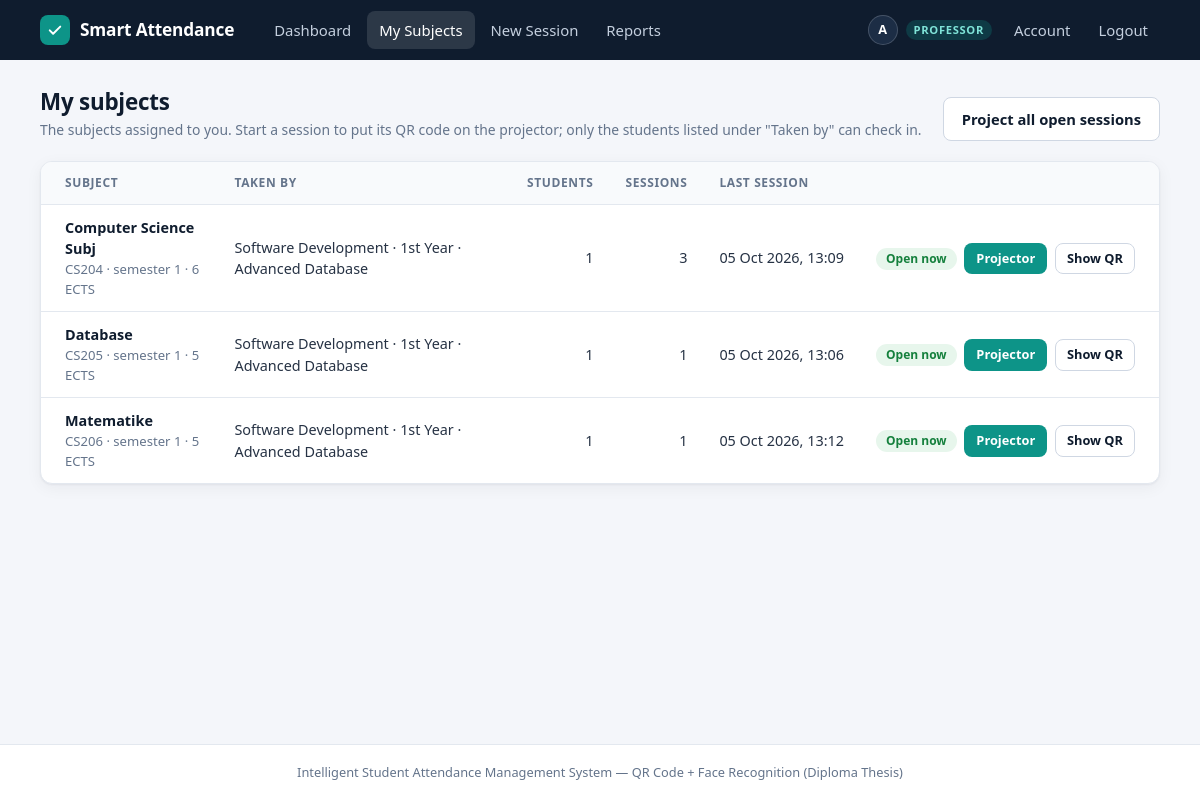
/professor/subjects (signed in), run on the app's committed database.
### tables this page shows
CREATE TABLE "users" (
        id            INTEGER PRIMARY KEY AUTOINCREMENT,
        full_name     TEXT NOT NULL,
        email         TEXT NOT NULL UNIQUE,
        password_hash TEXT NOT NULL,
        role          TEXT NOT NULL CHECK(role IN ('admin', 'professor', 'student')),
        student_id    TEXT,                 -- university/matriculation number (students only)
        face_encoding TEXT,                 -- JSON array of 128 floats (students only)
        is_active     INTEGER NOT NULL DEFAULT 1,            -- 0 = account disabled by an admin
        must_change_password INTEGER NOT NULL DEFAULT 0,     -- 1 = temporary password in use
        created_at    TIMESTAMP DEFAULT CURRENT_TIMESTAMP
    , face_photo TEXT, first_name TEXT, last_name TEXT, program_id INTEGER REFERENCES programs (id), study_year_id INTEGER REFERENCES study_years (id), specialisation_id INTEGER REFERENCES specialisations (id));

CREATE TABLE subjects (
        id          INTEGER PRIMARY KEY AUTOINCREMENT,
        code        TEXT NOT NULL UNIQUE,           -- e.g. "CS204"
        name        TEXT NOT NULL,
        description TEXT,
        ects        INTEGER,
        semester    INTEGER,
        is_active   INTEGER NOT NULL DEFAULT 1,
        created_at  TIMESTAMP DEFAULT CURRENT_TIMESTAMP
    );

CREATE TABLE subject_assignments (
        id                INTEGER PRIMARY KEY AUTOINCREMENT,
        subject_id        INTEGER NOT NULL REFERENCES subjects (id) ON DELETE CASCADE,
        program_id        INTEGER NOT NULL REFERENCES programs (id),
        study_year_id     INTEGER NOT NULL REFERENCES study_years (id),
        specialisation_id INTEGER REFERENCES specialisations (id)
    );

CREATE TABLE programs (
        id         INTEGER PRIMARY KEY AUTOINCREMENT,
        faculty_id INTEGER NOT NULL REFERENCES faculties (id),
        name       TEXT NOT NULL,
        is_active  INTEGER NOT NULL DEFAULT 1,
        UNIQUE (faculty_id, name)
    );

CREATE TABLE study_years (
        id        INTEGER PRIMARY KEY AUTOINCREMENT,
        number    INTEGER NOT NULL UNIQUE,          -- used for ordering
        name      TEXT NOT NULL,
        is_active INTEGER NOT NULL DEFAULT 1
    );

CREATE TABLE specialisations (
        id         INTEGER PRIMARY KEY AUTOINCREMENT,
        program_id INTEGER NOT NULL REFERENCES programs (id) ON DELETE CASCADE,
        name       TEXT NOT NULL,
        is_active  INTEGER NOT NULL DEFAULT 1,
        UNIQUE (program_id, name)
    );

### app.py (the view)
@app.route("/professor/subjects")
@role_required("professor")
def professor_subjects():
    db = get_db()
    subjects = db.execute(
        f"""SELECT sub.*,
                   (SELECT COUNT(*) FROM users u
                     WHERE u.role = 'student' AND u.is_active = 1
                       AND {academic.eligible_sql('sub.id')}) AS students,
                   (SELECT COUNT(*) FROM sessions s
                     WHERE s.subject_id = sub.id AND s.professor_id = sp.professor_id) AS sessions,
                   (SELECT MAX(s.created_at) FROM sessions s
                     WHERE s.subject_id = sub.id AND s.professor_id = sp.professor_id) AS last_session,
                   (SELECT s.id FROM sessions s
                     WHERE s.subject_id = sub.id AND s.professor_id = sp.professor_id AND s.is_active = 1
                     ORDER BY s.created_at DESC LIMIT 1) AS open_session
            FROM subjects sub
            JOIN subject_professors sp ON sp.subject_id = sub.id
            WHERE sp.professor_id = ?
            ORDER BY sub.is_active DESC, sub.name COLLATE NOCASE""",
        (g.user["id"],),
    ).fetchall()
    return render_template("professor_subjects.html", subjects=subjects, groups=academic.subject_groups(db))

### academic.py (called while the page is built)
def eligible_sql(subject, user="u"):
    return f"""COALESCE(
        (SELECT o.allowed FROM student_subject_overrides o
          WHERE o.student_id = {user}.id AND o.subject_id = {subject}),
        EXISTS (SELECT 1 FROM subject_assignments sa
                 WHERE sa.subject_id = {subject}
                   AND sa.program_id = {user}.program_id
                   AND sa.study_year_id = {user}.study_year_id
                   AND (sa.specialisation_id IS NULL
                        OR sa.specialisation_id = {user}.specialisation_id)))"""

def subject_groups(db):
    groups = {}
    for r in db.execute(
        """SELECT sa.subject_id, p.name AS program, y.name AS study_year, sp.name AS specialisation
           FROM subject_assignments sa
           JOIN programs p ON p.id = sa.program_id
           JOIN study_years y ON y.id = sa.study_year_id
           LEFT JOIN specialisations sp ON sp.id = sa.specialisation_id
           ORDER BY p.name COLLATE NOCASE, y.number"""
    ):
        groups.setdefault(r["subject_id"], []).append(r)
    return groups

### app.py (called while the page is built, shortened)
def csrf_token():
    if "_csrf" not in session:
        session["_csrf"] = secrets.token_hex(16)
    return session["_csrf"]

@app.before_request
def load_user_and_protect():
    g.user = None
    if request.endpoint == "static":
        return None
    user_id = session.get("user_id")
    if user_id is not None:
        g.user = get_db().execute("SELECT * FROM users WHERE id = ?", (user_id,)).fetchone()
        if g.user is None or not g.user["is_active"]:
            session.clear()
            g.user = None
            flash("Your account is no longer available. Please log in again.", "error")
    if g.user and g.user["must_change_password"] and request.endpoint not in ("account", "logout"):
        if request.is_json:
            return jsonify({"success": False, "message": "Please set a new password first."}), 403
        return redirect(url_for("account"))
    return None

@app.context_processor
def inject_globals():
    return {"current_user": g.get("user"), "csrf_token": csrf_token}

def to_local(value):
    if not value:
        return None
    if isinstance(value, str):
        value = datetime.strptime(value[:19], "%Y-%m-%d %H:%M:%S")
    return value.replace(tzinfo=timezone.utc).astimezone()

@app.template_filter("localtime")
def localtime_filter(value, fmt="%d %b %Y, %H:%M"):
    local = to_local(value)
    return local.strftime(fmt) if local else "-"

### templates/professor_subjects.html (shortened to what this page needs)
{% extends "base.html" %}
{% import "_macros.html" as ui with context %}
{% block content %}
<div class="page-header">
    <div>
        <h2>My subjects</h2>
        <p class="hint">The subjects assigned to you. Start a session to put its QR code on the projector; only the students listed under "Taken by" can check in.</p>
    </div>
    <div class="page-actions">
        <a href="{{ url_for('projector_board') }}" class="btn btn-secondary">Project all open sessions</a>
    </div>
</div>
<div class="card card-flush">
    {% if subjects %}
    <div class="table-wrap">
        <table class="data-table">
            <thead>
                <tr>
                    <th>Subject</th>
                    <th>Taken by</th>
                    <th class="num">Students</th>
                    <th class="num">Sessions</th>
                    <th>Last session</th>
                    <th class="actions"></th>
                </tr>
            </thead>
            <tbody>
                {% for s in subjects %}
                <tr>
                    <td>
                        <div class="cell-main">{{ s.name }}</div>
                        <div class="cell-sub">
                            {{ s.code }}{% if s.semester is not none %} &middot; semester {{ s.semester }}{% endif %}{% if s.ects is not none %} &middot; {{ s.ects }} ECTS{% endif %}
                        </div>
                    </td>
                    <td>
                        {% for grp in groups.get(s.id, []) %}
                        <div>{{ grp.program }} &middot; {{ grp.study_year }}{% if grp.specialisation %} &middot; {{ grp.specialisation }}{% endif %}</div>
                        {% else %}
                        <span class="badge badge-warning">Nobody yet</span>
                        {% endfor %}
                    </td>
                    <td class="num">{{ s.students }}</td>
                    <td class="num">{{ s.sessions }}</td>
                    <td class="nowrap">{{ s.last_session | localtime }}</td>
                    <td class="actions">
                        {% if s.open_session %}
                        <span class="badge badge-success">Open now</span>
                        <a href="{{ url_for('session_projector', session_id=s.open_session) }}" class="btn btn-small btn-primary">Projector</a>
                        <a href="{{ url_for('session_qr', session_id=s.open_session) }}" class="btn btn-small btn-secondary">Show QR</a>
                        {% else %}
                        {{ ui.active_badge(s.is_active) }}
                        {% endif %}
                    </td>
                </tr>
                {% endfor %}
            </tbody>
        </table>
    </div>
    {% else %}
    <p class="empty">No subjects are assigned to you yet. Ask an administrator to add you as a professor of your subjects.</p>
    {% endif %}
</div>
{% endblock %}

### templates/base.html (shortened to what this page needs)
<!DOCTYPE html>
<html lang="en">
<head>
<link rel="stylesheet" href="{{ url_for('static', filename='css/style.css') }}">
</head>
<body>
{% macro nav_link(endpoint, label, also=()) %}
<a href="{{ url_for(endpoint) }}" {% if request.endpoint == endpoint or request.endpoint in also %}class="active"{% endif %}>{{ label }}</a>
{% endmacro %}
<nav class="navbar">
    <div class="navbar-inner">
        <a href="{{ url_for('index') }}" class="brand">
            <span class="brand-mark">
                <svg viewBox="0 0 24 24" fill="none" stroke="#fff" stroke-width="2.6" stroke-linecap="round" stroke-linejoin="round" aria-hidden="true"><path d="M5 12.5l4.5 4.5L19 7.5"/></svg>
            </span>
            Smart Attendance
        </a>
        <div class="nav-menu" id="nav-menu">
            {% if current_user %}
                {% if current_user.role == 'admin' %}
                    {{ nav_link('admin_dashboard', 'Overview') }}
                    {{ nav_link('admin_users', 'Users', ('admin_user_new', 'admin_user_edit')) }}
                    {{ nav_link('academic.structure', 'Academic', ('academic.program',)) }}
                    {{ nav_link('academic.subjects', 'Subjects', ('academic.subject_new', 'academic.subject_edit')) }}
                    {{ nav_link('admin_sessions', 'Sessions', ('session_qr',)) }}
                    {{ nav_link('reports', 'Reports', ('report_students', 'report_student', 'report_session')) }}
                    {{ nav_link('academic.settings', 'Settings') }}
                {% elif current_user.role == 'professor' %}
                    {{ nav_link('professor_dashboard', 'Dashboard', ('session_qr',)) }}
                    {{ nav_link('professor_subjects', 'My Subjects') }}
                    {{ nav_link('create_session', 'New Session') }}
                    {{ nav_link('reports', 'Reports', ('report_students', 'report_student', 'report_session')) }}
                {% else %}
                    {{ nav_link('student_dashboard', 'Dashboard', ('enroll_face',)) }}
                {% endif %}
                <span class="nav-user">
                    <span class="avatar">{{ current_user.full_name[:1] | upper }}</span>
                    <span class="role-chip">{{ current_user.role }}</span>
                </span>
                {{ nav_link('account', 'Account') }}
                <a href="{{ url_for('logout') }}">Logout</a>
            {% else %}
                <span class="nav-spacer"></span>
                {{ nav_link('login', 'Login') }}
                {{ nav_link('register', 'Register') }}
            {% endif %}
        </div>
    </div>
</nav>
<main class="container {% block container_class %}{% endblock %}">
    {% block content %}{% endblock %}
</main>
<footer class="footer">
    Intelligent Student Attendance Management System &mdash; QR Code + Face Recognition (Diploma Thesis)
</footer>
</body>
</html>

### data on the page
users: full_name "A", role "PROFESSOR"
subjects: name "Computer Science Subj", code "CS204", semester "1", ects "6", students "1", sessions "3", last_session "05 Oct 2026, 13:09"
subject_assignments: program "Software Development", study_year "1st Year", specialisation "Advanced Database"
subjects: name "Database", code "CS205", semester "1", ects "5", students "1", sessions "1", last_session "05 Oct 2026, 13:06"
subject_assignments: program "Software Development", study_year "1st Year", specialisation "Advanced Database"
subjects: name "Matematike", code "CS206", semester "1", ects "5", students "1", sessions "1", last_session "05 Oct 2026, 13:12"
subject_assignments: program "Software Development", study_year "1st Year", specialisation "Advanced Database"

### other printed values
{{ label }} "Dashboard My Subjects New Session Reports Account"
